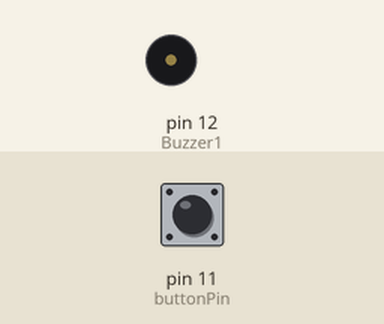
Simulated run of this sketch. Board: Arduino Uno, built with avr-gcc and run on an emulated ATmega328P. On the bench: buzzer (waves = sounding). The test bench sets the inputs (shaded band); at power-on: pin 11 (buttonPin) LOW.

Above: at 1.2 s.
1.3 s: pin 11 (buttonPin) pulled HIGH for 0.15 s
At 5.1 s:
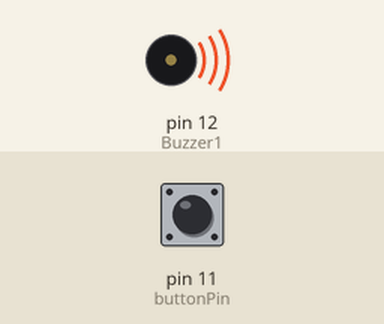
Timing chart, 0 to 10.3 s (numbered marks = the images above; inputs shaded):
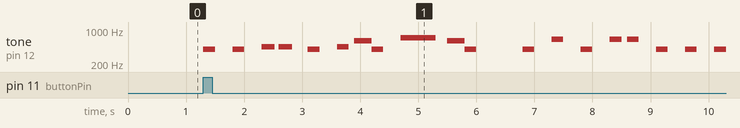

The sketch:

Doorbell.ino
```cpp
//Doorbell for smart home
const int buttonPin = 11;     // the number of the pushbutton pin
int Buzzer1 = 12;

// variables will change:
int buttonState = 0;         // variable for reading the pushbutton status

void setup() {
  // initialize the piezo as output:
  pinMode(Buzzer1, OUTPUT);
  // initialize the pushbutton pin as an input:
  pinMode(buttonPin, INPUT);
}

void loop(){
  // read the state of the pushbutton value:
  buttonState = digitalRead(buttonPin);

  // check if the pushbutton is pressed.
  // if it is, the buttonState is HIGH:
  if (buttonState == HIGH) {
    // play th Music
      tone(Buzzer1,400,200);
      delay(500);
      tone(Buzzer1,400,200);
      delay(500);
      tone(Buzzer1,450,225);
      delay(300);
      tone(Buzzer1,450,225);
      delay(500);
      tone(Buzzer1,400,200);
      delay(500);
      tone(Buzzer1,450,200);
      delay(300);
      tone(Buzzer1,600,300);
      delay(300);
      tone(Buzzer1,400,200);
      delay(500);
      tone(Buzzer1,700,300);
      delay(300);
      tone(Buzzer1,700,300);
      delay(500);
      tone(Buzzer1,600,300);
      delay(300);
      tone(Buzzer1,400,200);
      delay(1000);
      tone(Buzzer1,400,200);
      delay(500);
      tone(Buzzer1,650,200);
      delay(500);
      tone(Buzzer1,400,200);
      delay(500);
      tone(Buzzer1,650,200);
      delay(300);
      tone(Buzzer1,650,200);
      delay(500);
      tone(Buzzer1,400,200);
      delay(500);
      tone(Buzzer1,400,200);
      delay(500);
      tone(Buzzer1,400,200);
      delay(1000);
      tone(Buzzer1,400,200);
      delay(500);
      tone(Buzzer1,400,200);
      delay(500);
      tone(Buzzer1,600,300);
      delay(500);
      tone(Buzzer1,600,300);
      delay(500);
      tone(Buzzer1,800,300);
      delay(500);
      tone(Buzzer1,800,300);
      delay(500);
      tone(Buzzer1,400,200);
      tone(Buzzer1,400,200);
      delay(500);
      tone(Buzzer1,400,200);
      delay(500);
      tone(Buzzer1,400,200);
      delay(500);
      tone(Buzzer1,300,150);
      delay(500);
      tone(Buzzer1,300,150);
      delay(500);
      tone(Buzzer1,300,150);
      delay(500);
      tone(Buzzer1,300,150);
      delay(500);
      tone(Buzzer1,300,150);
      tone(Buzzer1,300,150);
      tone(Buzzer1,300,150);
      tone(Buzzer1,300,150);

  }
}
```

Measured:
- after the input at 1.3 s, tone on pin 12 (Buzzer1): plays 400 Hz for 0.20 s, 400 Hz for 0.20 s, 450 Hz for 0.23 s, 450 Hz for 0.23 s, 400 Hz for 0.20 s, 450 Hz for 0.20 s … (19 notes in this stretch), starting at once
